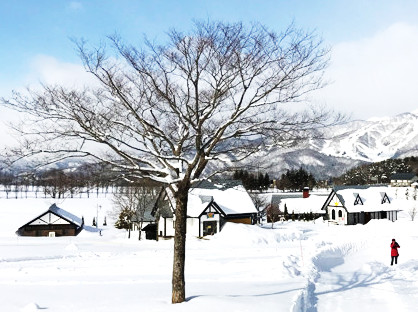
#> input picture _4.python/__code/Python資料視覺化從2D到3D使用matplotlib實作a/snow.jpg, 418 x 312 px
$ python python_data_plot14.py
#> lines starting #> are read from the running program, lines starting #| are printed output that depends on the picture
"""
# plot 集合


第14章：直方圖


"""

print("------------------------------------------------------------")  # 60個

# 共同
import os
import sys
import math
import random
import numpy as np
import pandas as pd
import matplotlib.pyplot as plt

font_filename = "C:/_git/vcs/_1.data/______test_files1/_font/msch.ttf"
# 設定中文字型及負號正確顯示
# 設定中文字型檔
plt.rcParams["font.sans-serif"] = "Microsoft JhengHei"  # 將字體換成 Microsoft JhengHei
# 設定負號
plt.rcParams["axes.unicode_minus"] = False  # 讓負號可正常顯示
plt.rcParams["font.size"] = 12  # 設定字型大小

print("------------------------------------------------------------")  # 60個

x = [4, 3, 3, 2, 5, 4, 5, 6, 9, 4, 5, 5, 3, 0, 1, 7, 8, 7, 5, 6, 4]
"""
plt.hist(x)
plt.hist(x, color="g")
h = plt.hist(x, color="g")
print(f"bins的 y 軸 = {h[0]}")
print(f"bins的 x 軸 = {h[1]}")
"""
plt.hist(x, color="g", rwidth=0.8)  # 寬度設定 80%
#plt.hist(x, bins=5, color="g", cumulative=True, rwidth=0.8)

plt.title("直方圖")
plt.xlabel("值")
plt.ylabel("頻率")
plt.show()
#> figure, not shown here; tallest bar 5 high, from x = 4.59 to 5.31

print("------------------------------------------------------------")  # 60個

sides = 6
# 建立 10000 個 1-6(含) 的整數隨機數
dice = np.random.randint(1, sides + 1, size=10000)  # 建立隨機數
# 設定 bins = sides = 6
h = plt.hist(dice, sides)  # 繪製hist圖
print("骰子出現次數 : ", h[0])
plt.ylabel("次數")
plt.xlabel("骰子點數")
plt.title("測試 10000 次")
plt.show()
#> figure, not shown here; tallest bar 1714 high, from x = 1.83 to 2.67

print("------------------------------------------------------------")  # 60個

# 平均值 = 0.0, 標準差 = 1 的隨機數
s = np.random.randn(10000)  # 隨機數
bins = 30
plt.hist(s, bins, density=True)  # 直方圖
plt.show()
#> figure, not shown here; tallest bar 0.397 high, from x = -0.474 to -0.21

print("------------------------------------------------------------")  # 60個

# 平均值 = 0.0, 標準差 = 1 的隨機數
s = np.random.randn(10000)  # 隨機數
bins = 300
plt.hist(s, bins, density=True)  # 直方圖
plt.show()
#> figure, not shown here; tallest bar 0.466 high, from x = -0.051 to -0.0261

print("------------------------------------------------------------")  # 60個

mu = 0  # 均值
sigma = 1  # 標準差
s = np.random.normal(mu, sigma, 10000)  # 隨機數
bins = 30
plt.hist(s, bins, density=True)  # 直方圖
plt.show()
#> figure, not shown here; tallest bar 0.398 high, from x = -0.157 to 0.105

print("------------------------------------------------------------")  # 60個

mu = 100  # 均值
sigma = 15  # 標準差
s = np.random.normal(mu, sigma, 10000)  # 隨機數
bins = 30
plt.hist(s, bins, density=True)  # 直方圖

plt.xlabel("智商指數", color="b")
plt.ylabel("機率", color="b")
plt.title("智商IQ指標直方圖", color="m")
plt.text(120, 0.02, r"$\mu=100,\ \sigma=15$", color="b")
plt.grid(True)
plt.show()
#> figure, not shown here; tallest bar 0.0269 high, from x = 98.58 to 102.4

print("------------------------------------------------------------")  # 60個

x1 = np.random.normal(50, 5, 10000)
x2 = np.random.normal(60, 5, 50000)
plt.hist(x1, range=(30, 80), bins=20, color="g", alpha=0.8)
plt.hist(x2, range=(30, 80), bins=20, color="m", alpha=0.8)
plt.show()
#> figure, not shown here; tallest bar 1922 high, from x = 50 to 52.5; tallest bar 9711 high, from x = 60 to 62.5

print("------------------------------------------------------------")  # 60個

x1 = np.random.normal(50, 5, 10000)
x2 = np.random.normal(60, 5, 50000)
plt.hist(x1, range=(30, 80), bins=20, color="g", alpha=0.8, density=True)
plt.hist(x2, range=(30, 80), bins=20, color="m", alpha=0.8, density=True)
plt.show()
#> figure, not shown here; tallest bar 0.0797 high, from x = 47.5 to 50; tallest bar 0.0777 high, from x = 57.5 to 60

print("------------------------------------------------------------")  # 60個

left = -2
peak = 8  # mode尖峰值
right = 10
bins = 200
s = np.random.triangular(left, peak, right, 10000)
plt.hist(s, bins, density=True)
plt.show()
#> figure, not shown here; tallest bar 0.185 high, from x = 7.7 to 7.76

print("------------------------------------------------------------")  # 60個

left = -2
peak = 8  # mode尖峰值
right = 10
bins = 200
s = np.random.triangular(left, peak, right, 10000)
plt.hist(s, bins, density=True)
plt.show()
#> figure, not shown here; tallest bar 0.194 high, from x = 7.24 to 7.3

print("------------------------------------------------------------")  # 60個

mu = 0  # 平均值
sigma = 1  # 標準差
s = np.random.randn(10000)  # 隨機數
bins = 30
count, bins, ignored = plt.hist(s, bins, density=True)  # 直方圖
# 繪製折線圖
plt.plot(
    bins,
    1 / (sigma * np.sqrt(2 * np.pi)) * np.exp(-((bins - mu) ** 2) / (2 * sigma**2)),
    linewidth=2,
    color="r",
)
plt.title("常態分布 " + r"$\mu=0, \sigma=1$", fontsize=16)
plt.show()
#> figure, not shown here; tallest bar 0.416 high, from x = -0.0819 to 0.174; curve peaks at x = -0.0819, y = 0.398

print("------------------------------------------------------------")  # 60個

import seaborn as sns

mu = 0  # 平均值
sigma = 1  # 標準差
s = np.random.randn(10000)  # 隨機數
bins = 30
count, bins, ignored = plt.hist(s, bins, density=True)  # 直方圖
sns.kdeplot(s)  # 核密度估計圖
plt.title("使用kdeplot()函數繪製常態分布 " + r"$\mu=0, \sigma=1$", fontsize=16)
plt.show()
#> figure, not shown here; tallest bar 0.39 high, from x = 0.0102 to 0.256; curve peaks at x = 0.0257, y = 0.388

print("------------------------------------------------------------")  # 60個

import seaborn as sns

s = np.random.uniform(size=10000)  # 隨機數
plt.hist(s, 30, density=True)  # 直方圖
sns.kdeplot(s)  # 核密度估計圖
plt.show()
#> figure, not shown here; tallest bar 1.11 high, from x = 0.0333 to 0.0667; curve peaks at x = 0.112, y = 1.04

print("------------------------------------------------------------")  # 60個

math = [
    60,
    10,
    40,
    80,
    80,
    30,
    80,
    60,
    70,
    90,
    50,
    50,
    50,
    70,
    60,
    80,
    80,
    50,
    60,
    70,
    70,
    40,
    30,
    70,
    60,
    80,
    20,
    80,
    70,
    50,
    90,
    80,
    40,
    40,
    70,
    60,
    80,
    30,
    20,
    70,
]
chem = [
    50,
    10,
    60,
    80,
    70,
    30,
    80,
    60,
    30,
    90,
    50,
    50,
    90,
    70,
    60,
    50,
    80,
    50,
    60,
    70,
    60,
    50,
    30,
    70,
    70,
    80,
    10,
    80,
    70,
    50,
    90,
    80,
    40,
    50,
    70,
    60,
    80,
    40,
    20,
    70,
]

plt.rcParams["font.family"] = "Microsoft JhengHei"
bins = 9
labels = ["數學", "化學"]
plt.hist([math, chem], bins, label=labels)
plt.ylabel("學生人數")
plt.xlabel("分數")
plt.title("成績表", fontsize=16)
plt.legend()
plt.show()
#> figure, not shown here; tallest bar 9 high, from x = 73.11 to 76.67

print("------------------------------------------------------------")  # 60個

bins = 20
x = np.random.randn(10000, 3)
colors = ["red", "green", "blue"]
plt.hist(x, bins, density=True, color=colors, label=colors)
plt.legend()
plt.title("3 組數據的常態分佈隨機數", fontsize=16)
plt.show()
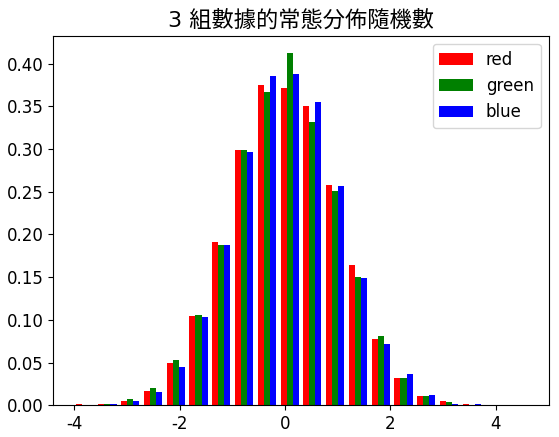
#> figure drawn by matplotlib, 1 panel; tallest bar 0.375 high, from x = -0.52 to -0.404; tallest bar 0.412 high, from x = 0.0278 to 0.143; tallest bar 0.388 high, from x = 0.143 to 0.258

print("------------------------------------------------------------")  # 60個

import cv2

src = cv2.imread("snow.jpg", cv2.IMREAD_GRAYSCALE)
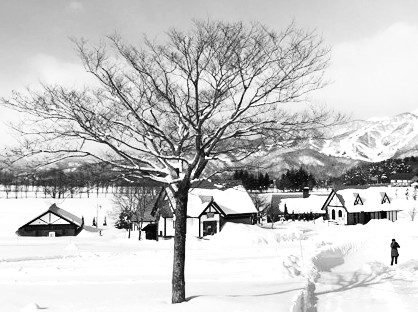
#> src: shape (312, 418); min 0, max 255, mean 197.5
plt.subplot(121)  # 建立子圖 1
plt.imshow(src, "gray")  # 灰度顯示第1張圖
plt.subplot(122)  # 建立子圖 2
plt.hist(src.ravel(), 256)  # 降維再繪製直方圖
plt.tight_layout()
plt.show()
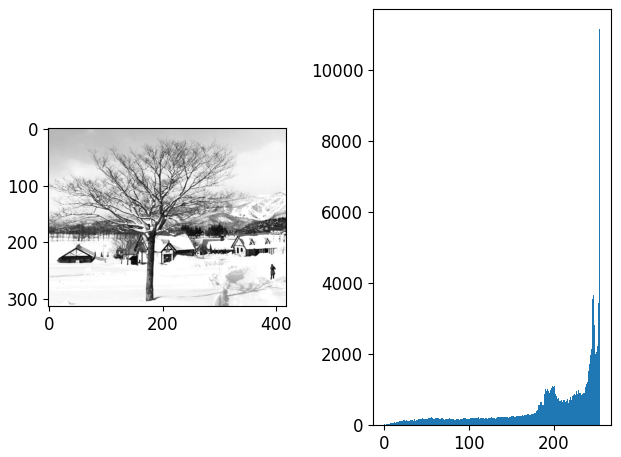
#> figure drawn by matplotlib, 2 panels; panel 2: tallest bar 11154 high, from x = 254 to 255

print("------------------------------------------------------------")  # 60個

arr = np.arange(6).reshape(2, 3)  # 陣列轉成 2 x 3
print(arr)
print(arr.ravel())

print("------------------------------------------------------------")  # 60個

import cv2

src = cv2.imread("springfield.jpg", cv2.IMREAD_GRAYSCALE)
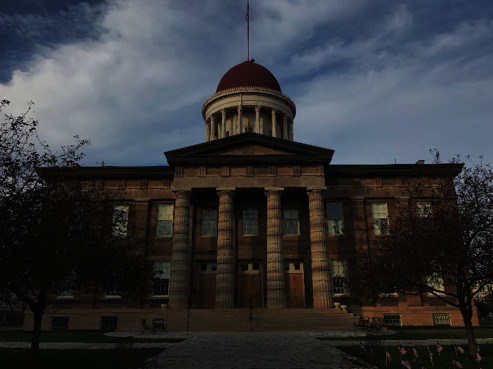
#> input picture _4.python/__code/Python資料視覺化從2D到3D使用matplotlib實作a/springfield.jpg, 493 x 369 px
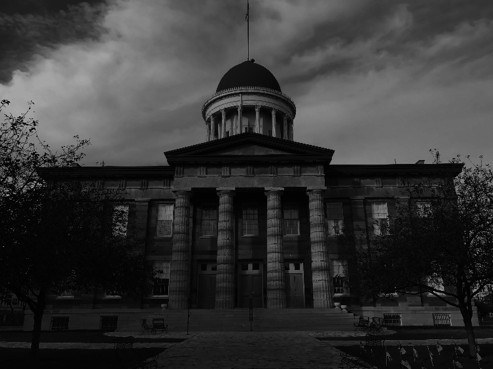
#> src: shape (369, 493); min 0, max 178, mean 53.1
plt.subplot(121)  # 建立子圖 1
plt.imshow(src, "gray")  # 灰階顯示第1張圖
plt.subplot(122)  # 建立子圖 2
plt.hist(src.ravel(), 256)  # 降維再繪製直方圖
plt.tight_layout()
plt.show()
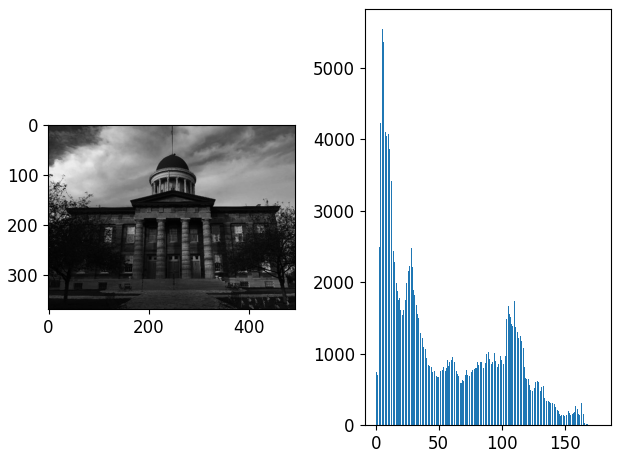
#> figure drawn by matplotlib, 2 panels; panel 2: tallest bar 5541 high, from x = 4.87 to 5.56

print("------------------------------------------------------------")  # 60個

mu = 0  # 平均值
sigma1 = 25  # x1 資料標準差
x1 = np.random.normal(mu, sigma1, size=100)  # 建立 x1 資料

sigma2 = 10  # x2 資料標準差
x2 = np.random.normal(mu, sigma2, size=100)  # 建立 x1 資料

fig, axs = plt.subplots(nrows=2, ncols=2)  # 建立 2 x 2 子圖
# 建立 [0,0]子圖
axs[0, 0].hist(x1, 15, density=True, histtype="step")
axs[0, 0].set_title("histtype = 'step'")
# 建立 [0,1]子圖
axs[0, 1].hist(x1, 15, density=True, histtype="stepfilled", color="m", alpha=0.8)
axs[0, 1].set_title("histtype = 'stepfilled'")
# 建立 [1,0]子圖
axs[1, 0].hist(x1, density=True, histtype="barstacked", rwidth=0.8)
axs[1, 0].hist(x2, density=True, histtype="barstacked", rwidth=0.8)
axs[1, 0].set_title("histtype = 'barstacked'")
# 建立 [1,1]子圖, 寬度不相等
bins = [-60, -50, -20, -10, 30, 50]
axs[1, 1].hist(x1, bins, density=True, histtype="bar", rwidth=0.8, color="g")
axs[1, 1].set_title("histtype = 'bar' 不相等寬度的 bins")
fig.tight_layout()
plt.show()
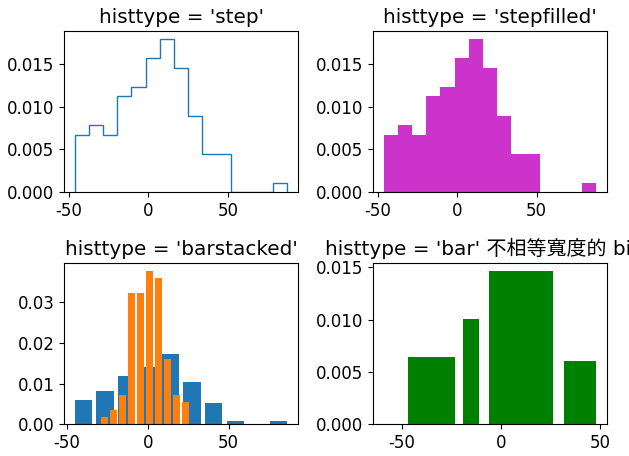
#> figure drawn by matplotlib, 4 panels; panel 3: tallest bar 0.0172 high, from x = 8.55 to 19.25; panel 3: tallest bar 0.0377 high, from x = -1.08 to 3.38; panel 4: tallest bar 0.0146 high, from x = -6 to 26


print("------------------------------------------------------------")  # 60個


print("------------------------------------------------------------")  # 60個


print("------------------------------------------------------------")  # 60個


print("------------------------------------------------------------")  # 60個


print("------------------------------------------------------------")  # 60個
